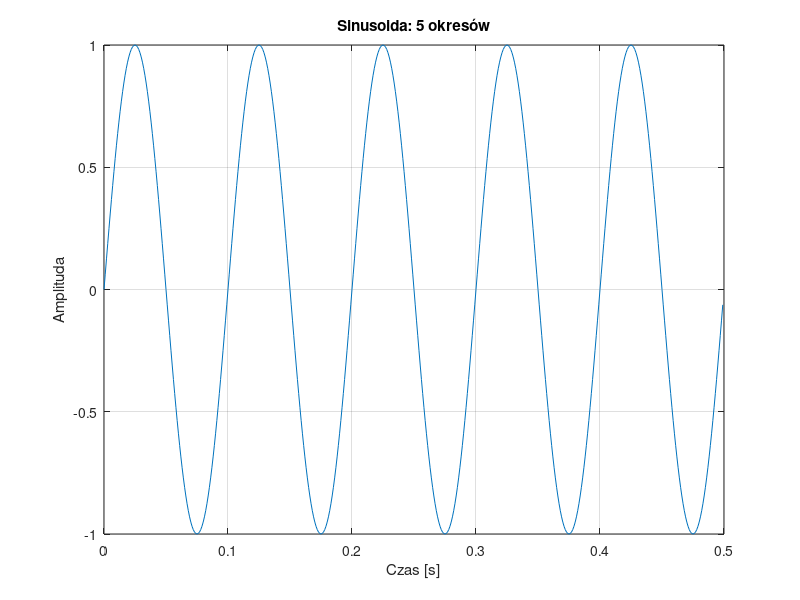

Here is the MATLAB script that generated this plot:
% --- Parametry ---
N = 500;       % liczba próbek
fs = 1000;     % częstotliwość próbkowania [Hz]
o = 5;         % liczba okresów

% --- Funkcje pomocnicze ---
function f = sig_sinfreq(N, fs, o)
  % Oblicza częstotliwość w Hz, by o okresów zmieściło się w N próbkach
  f = (o * fs) / N;
end

function t = gen_time(N, fs)
  % Generuje wektor czasu dla N próbek przy częstotliwości próbkowania fs
  t = (0:N-1) / fs;
end

function x = gen_sin(t, freq, A, phi)
  % Generuje sinusoidę: A * sin(2πft + φ)
  x = A * sin(2 * pi * freq * t + phi);
end

% --- Obliczenia ---
time = gen_time(N, fs);
freq = sig_sinfreq(N, fs, o);
x1 = gen_sin(time, freq, 1, 0);

% --- Wykres ---
plot(time, x1);
title(['Sinusoida: ', num2str(o), ' okresów']);
xlabel('Czas [s]');
ylabel('Amplituda');
grid on;

